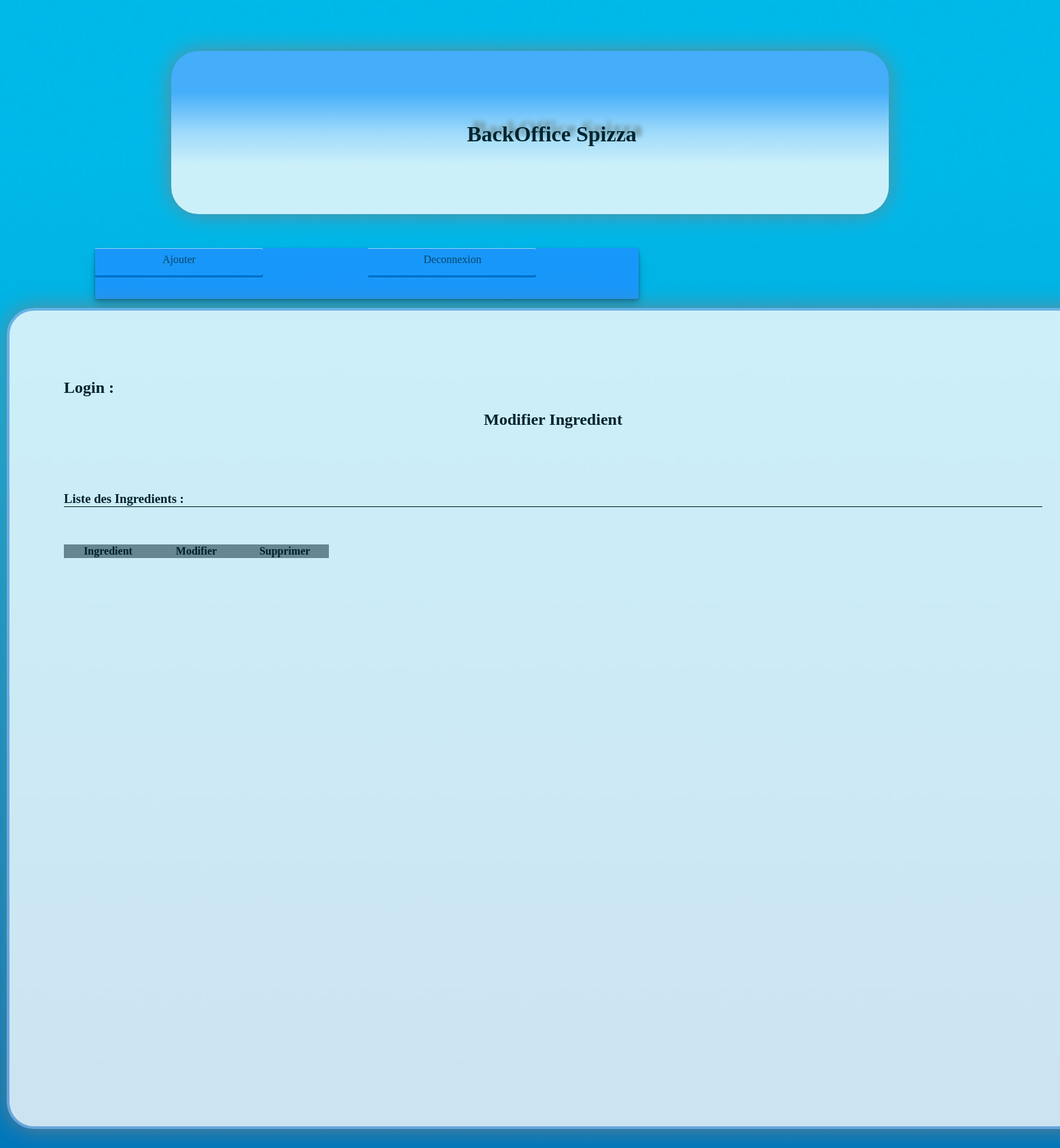
/php/ListeIngredient.php, run on an earlier commit of the app's database.
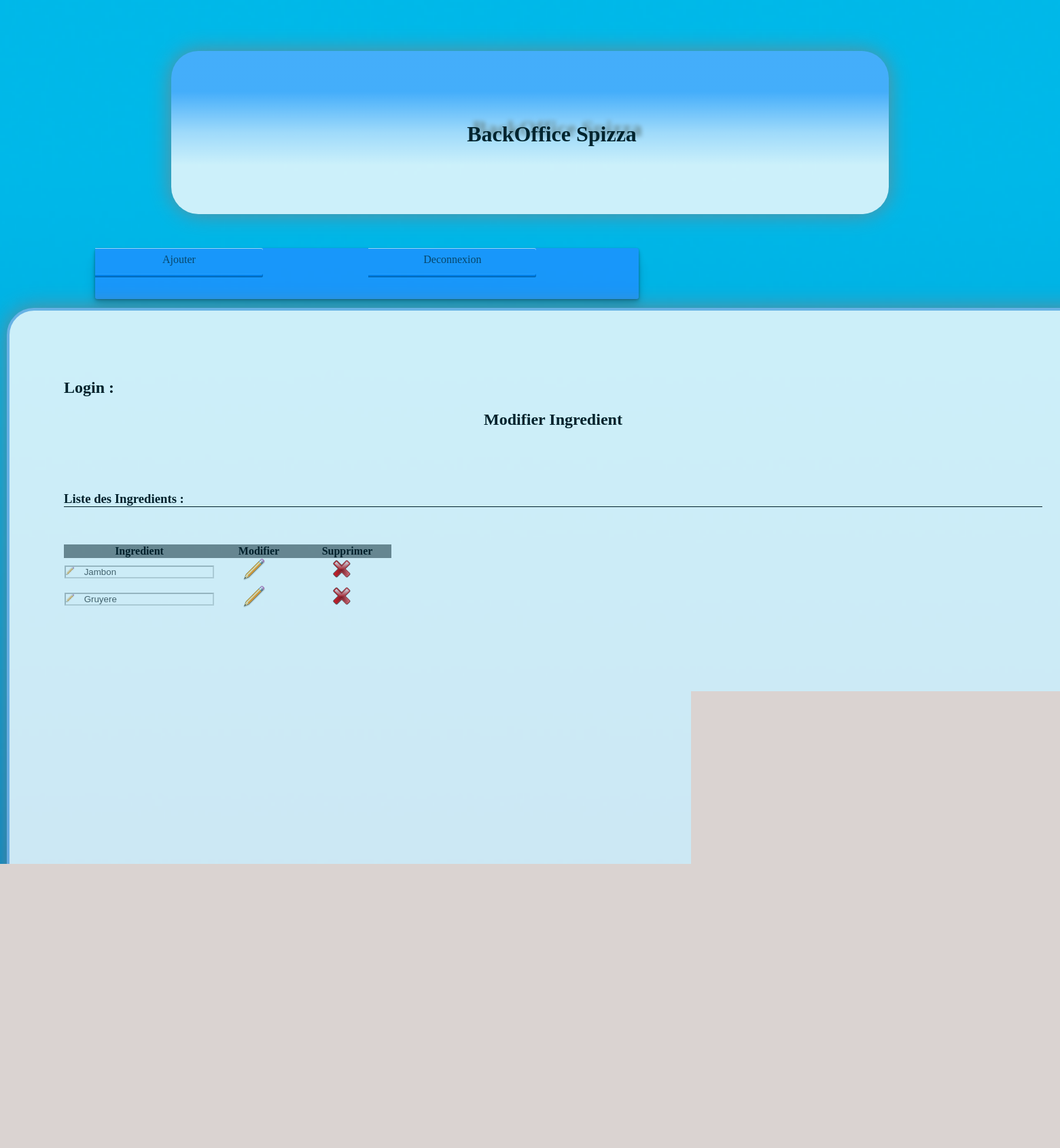
And on a later commit of the database.
### tables this page shows
CREATE TABLE IF NOT EXISTS `ingredient` (
  `CodeIngredient` int(11) NOT NULL auto_increment,
  `NomIngredient` varchar(30) default NULL,
  PRIMARY KEY  (`CodeIngredient`)
);

### php/_function.php (called while the page is built, shortened)
<?php
function connexion()
{
	$pdo = false ;
	try {
			$pdo = new PDO(
			'mysql:host=localhost;dbname=spizza',
			'root',
			'root'
			);
			$pdo->setAttribute(PDO::ATTR_ERRMODE,PDO::ERRMODE_EXCEPTION);
		}
	catch (PDOException $err) {
			$messageErreur = $err->getMessage();
			error_log($messageErreur,0);
		}
	return $pdo ;
}
function listeIngredient()
{
	$result = false;
	$pdo = connexion();
	if($pdo != false)
	{
		$listeIngredient = "
						SELECT CodeIngredient, NomIngredient
						FROM ingredient
					";
		$result = $pdo -> query($listeIngredient)->fetchall();
	}
	return $result;
}

### php/ListeIngredient.php (the view, shortened to what this page needs)
<head>
</head>
<?php
	require_once('_function.php');
?>
<div class="contenu" >
	<h2>
	Login : <?php echo $_SESSION["user"];  ?>
		<h2 align="center">
		Modifier Ingredient
		</h2>
	</h2>
	<h3>
		Liste des Ingredients :
	</h3>
<form method="POST" action="ListeIngredient.php">
<table class="ficheCourante">
	<thead class="thead">
		<tr>
			<th>
				Ingredient
			</th>
			<th>
				Modifier
			</th>
			<th>
				Supprimer
			</th>
		</tr>
	</thead>
	<tbody>
	<?php
	$listeIngredient = listeIngredient();
	for ($i = 0; $i < count($listeIngredient); $i++) {
	?>
		<tr>
			<td>
				<input type="text" style="width: 220px;" disabled="disabled" name="NomIngredient" class="modification" value="<?php echo $listeIngredient[$i]["NomIngredient"];?>" />
			</td>
			<td>
				<input type="submit" name="mm" value="<?php echo $listeIngredient[$i]["CodeIngredient"]; ?>" class="modifier" />
			</td>
			<td>
				<input type="submit" name="ss" value="<?php echo $listeIngredient[$i]["CodeIngredient"]; ?>" class="refuser" />
			</td>
		</tr>
	<?php } ?>
	</tbody>
</table>
</form>

What changed in the data, as far as the page shows it:
added ingredient: NomIngredient "Jambon", mm "1", ss "1"
added ingredient: NomIngredient "Gruyere", mm "2", ss "2"
